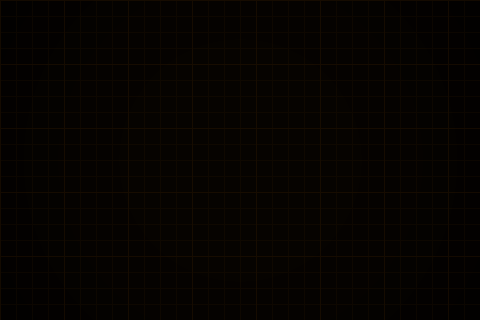
#> input picture firmware/assets/ui-background.png, 480 x 320 px
$ python preview.py
#> lines starting #> are read from the running program, lines starting #| are printed output that depends on the picture
#!/usr/bin/env python3
"""
Host-side 1:1 preview of all four dashboard pages.

This is not the firmware renderer; it mirrors the YAML's 480x320 layout so the
layout, type sizes, contrast and spacing can be reviewed without flashing the
panel.  It loads the same masks and recolours them the same way LVGL does.
"""
import os

from PIL import Image, ImageDraw, ImageFont

from palette import BG, AMBER, MID, DIM, FAINT

ROOT = os.path.dirname(os.path.dirname(os.path.abspath(__file__)))
ASSETS = os.path.join(ROOT, "firmware", "assets")
FONT = os.path.join(ROOT, "firmware", "fonts", "BlexMonoNerdFontMono-Regular.ttf")
BOLD = os.path.join(ROOT, "firmware", "fonts", "BlexMonoNerdFontMono-Bold.ttf")
W, H = 480, 320
_cache = {}


def font(size, bold=False):
    key = (size, bold)
    if key not in _cache:
        _cache[key] = ImageFont.truetype(BOLD if bold else FONT, size)
    return _cache[key]


def text(d, x, y, s, size=10, color=AMBER, bold=False, anchor=None):
    d.text((x, y), s, font=font(size, bold), fill=color, anchor=anchor)


def center(d, cx, y, s, size=10, color=AMBER, bold=False):
    d.text((cx, y), s, font=font(size, bold), fill=color, anchor="ma")


def mask(path):
    return Image.open(path).convert("RGBA").getchannel("A")


# [4 lines left out: function tint, not called in this run]


def panel(d, x, y, w, h):
    d.rectangle([x, y, x + w - 1, y + h - 1], outline=FAINT)


def rule(d, x, y, w):
    d.line([(x, y), (x + w, y)], fill=FAINT)


def header(img, d, title):
    d.rectangle([0, 0, W, 30], fill=(10, 6, 0))
    text(d, 10, 2, "COMANCHE", 18, AMBER)
    d.line([(96, 7), (96, 23)], fill=FAINT)
    text(d, 104, 8, title, 11, DIM)
    d.line([(378, 7), (378, 23)], fill=FAINT)
    text(d, 386, 8, "T+ 00:12:34", 11, MID)
    d.line([(0, 30), (W, 30)], fill=DIM)


# [12 lines left out: function buttons, not called in this run]


def serial(img, d):
    d.rectangle([8, 34, 63, 283], fill=BG, outline=FAINT)
    text(d, 12, 36, "SERIAL", 9, DIM)
    bands = [
        (50, ["MESH RX", "UART115K", "NVS OK", "RENIX OK", "FUEL 68%", "OIL 42P"], AMBER),
        (120, ["IMU100HZ", "I2C 0x55", "TOUCH OK", "WIFI-67", "HDOP 0.8", "SATS 09"], MID),
        (190, ["BOOT OK", "HEAP142K", "PSRAM 8M", "GPS 3D", "TEMP196F", "ALT 4020"], DIM),
    ]
    for y0, lines, col in bands:
        for i, line in enumerate(lines):
            text(d, 12, y0 + i * 11, line, 9, col)
    d.line([(12, 117), (52, 117)], fill=FAINT)
    d.line([(12, 187), (52, 187)], fill=FAINT)


def tape_speed(img, d, speed=62):
    x, y = 72, 34
    d.rectangle([x, y, x + 55, y + 249], fill=BG, outline=FAINT)
    base = (speed // 20) * 20
    off = round((speed - base) / 20 * 30)
    vals = [base + k * 20 for k in range(3, -4, -1)]
    for i, v in enumerate(vals):
        if i < 0:
            continue
        text(d, x + 28, y + 29 + off + i * 30, str(max(0, v)), 10, MID,
             anchor="ra")
    for k in range(7):
        ty = y + 35 + off + 30 * k
        d.line([(x + 28, ty), (x + 38, ty)], fill=MID)
    for k in range(6):
        ty = y + 50 + off + 30 * k
        d.line([(x + 33, ty), (x + 38, ty)], fill=DIM)
    d.rectangle([x, y, x + 55, y + 41], fill=BG)
    text(d, x + 6, y + 4, "MPH", 9, DIM)
    text(d, x + 6, y + 15, f"{speed:03d}", 18, AMBER)
    d.line([(x + 38, y + 125), (x + 56, y + 125)], fill=AMBER, width=2)
    d.line([(x + 43, y + 121), (x + 38, y + 125), (x + 43, y + 129)],
           fill=AMBER, width=2)


def tape_alt(img, d, alt=4020):
    x, y = 416, 34
    d.rectangle([x, y, x + 55, y + 249], fill=BG, outline=FAINT)
    base = (alt // 100) * 100
    off = round((alt - base) / 100 * 30)
    vals = [base + k * 100 for k in range(3, -4, -1)]
    for i, v in enumerate(vals):
        text(d, x + 28, y + 29 + off + i * 30, str(max(0, v)), 10, MID)
    for k in range(7):
        ty = y + 35 + off + 30 * k
        d.line([(x + 16, ty), (x + 26, ty)], fill=MID)
    for k in range(6):
        ty = y + 50 + off + 30 * k
        d.line([(x + 21, ty), (x + 26, ty)], fill=DIM)
    d.rectangle([x, y, x + 55, y + 41], fill=BG)
    text(d, x + 6, y + 4, "FT", 9, DIM)
    text(d, x + 6, y + 16, f"{alt // 1000},{alt % 1000:03d}", 10, AMBER)
    d.line([(x, y + 125), (x + 16, y + 125)], fill=AMBER, width=2)
    d.line([(x + 11, y + 121), (x + 16, y + 125), (x + 11, y + 129)],
           fill=AMBER, width=2)


def annunciators(d, tilt=False, speed=False, temp=False):
    for i, (lab, on) in enumerate((("SPD", speed), ("TMP", temp),
                                   ("TLT", tilt), ("MIS", True))):
        x = 136 + i * 70
        d.rectangle([x, 34, x + 61, 61], fill=AMBER if on else (10, 6, 0),
                    outline=AMBER if on else FAINT)
        center(d, x + 31, 42, lab, 10, (10, 6, 0) if on else MID, bold=True)


def compass(img, d, heading=311):
    idx = (round(heading / 10) % 36)
    tint(img, mask(os.path.join(ASSETS, "gauges", "arc", f"arc_{idx:02d}.png")),
         (136, 64))
    d.line([(266, 64), (272, 74), (278, 64)], fill=AMBER, width=2)
    pts = ["N", "NE", "E", "SE", "S", "SW", "W", "NW"]
    h = round(heading) % 360
    center(d, 272, 172, f"{h:03d}\u00b0 {pts[((h + 22) // 45) % 8]}", 14, AMBER)


def nav(img, d):
    header(img, d, "// NAV // FLIGHT")
    serial(img, d)
    tape_speed(img, d)
    tape_alt(img, d)
    annunciators(d, tilt=True)
    compass(img, d)
    tint(img, mask(os.path.join(ASSETS, "gauges", "gauge_roll.png")), (136, 196))
    tint(img, mask(os.path.join(ASSETS, "gauges", "gauge_pitch.png")), (274, 196))
    roll = mask(os.path.join(ASSETS, "gauges", "front.png"))
    roll = roll.rotate(-8.0, center=(28, 24), resample=Image.Resampling.BICUBIC)
    tint(img, roll, (136 + 39, 196 + 38))
    pitch = mask(os.path.join(ASSETS, "gauges", "side.png"))
    pitch = pitch.rotate(5.0, center=(58, 20), resample=Image.Resampling.BICUBIC)
    tint(img, pitch, (274 + 9, 196 + 42))
    center(d, 136 + 67, 198, "ROLL +8.0\u00b0", 9, MID)
    center(d, 274 + 67, 198, "PITCH +5.0\u00b0", 9, MID)
    buttons(d, 0)


# [126 lines left out: functions bar, diag, comms, sys, not called in this run]


def main():
    bg = Image.open(os.path.join(ASSETS, "ui-background.png")).convert("RGBA")
    screens = [("nav", nav), ("diag", diag), ("comms", comms), ("sys", sys)]
    thumbs = []
    for name, fn in screens:
        img = bg.copy()
        d = ImageDraw.Draw(img)
        fn(img, d)
        img.convert("RGB").save(os.path.join(ROOT, "docs", f"ui-{name}.png"),
                                optimize=True)
        thumbs.append(img.convert("RGB"))
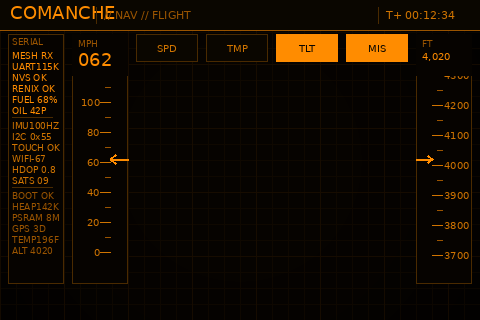
#> img: PIL image 480x320 RGBA; mean R, G, B, A 18.8, 10, 0, 255
#> after the loop, thumbs = []
    # 2x2 contact sheet for the README.
    sheet = Image.new("RGB", (W * 2, H * 2), BG)
    for i, im in enumerate(thumbs):
        sheet.paste(im, ((i % 2) * W, (i // 2) * H))
    sheet.save(os.path.join(ROOT, "docs", "ui-screens.png"), optimize=True)
    # Keep the historical preview filenames used by the README.
    thumbs[0].save(os.path.join(ROOT, "docs", "ui-preview.png"), optimize=True)
    thumbs[0].resize((W * 2, H * 2), Image.Resampling.LANCZOS).save(
        os.path.join(ROOT, "docs", "ui-preview@2x.png"), optimize=True)
    print("wrote docs/ui-{nav,diag,comms,sys}.png and ui-screens.png")


if __name__ == "__main__":
#> (the run stopped early here; a loop or call above may not have finished)
